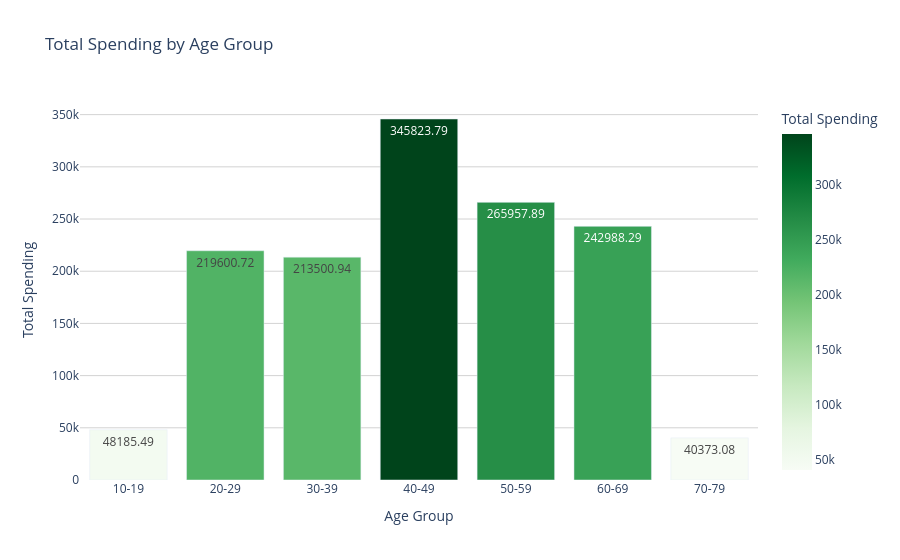

Notebook cell for this chart:
### Code cell
# Ensure the 'Amount' column is numeric
final_combined_dataset['Amount'] = pd.to_numeric(final_combined_dataset['Amount'], errors='coerce')

# Create age bins (10-year intervals)
age_bins = pd.cut(final_combined_dataset['Age'], bins=range(0, 101, 10), right=False, labels=["0-9", "10-19", "20-29", "30-39", "40-49", "50-59", "60-69", "70-79", "80-89", "90-99"])

# Add the 'AgeBin' to the dataframe
final_combined_dataset['AgeBin'] = age_bins

# Group by TransactionID to ensure unique transactions and calculate the sum of Amount for each transaction
unique_transaction_sales = final_combined_dataset.groupby('TransactionID').agg({'Amount': 'sum'}).reset_index()

# Now group by AgeBin and calculate the total spending (sum of Amount) and unique customer count per AgeBin
age_bin_spending = final_combined_dataset.groupby('AgeBin', observed=True).agg({
    'Amount': 'sum',  # Sum the amount for each AgeBin
    'CustomerID': 'nunique'  # Count unique CustomerID per AgeBin
}).reset_index()

# Plotting the bar chart for total spending by Age Group
fig = px.bar(
    age_bin_spending,
    x='AgeBin',
    y='Amount',
    title="Total Spending by Age Group",
    labels={'Amount': 'Total Spending', 'AgeBin': 'Age Group'},
    color='Amount',  # Color by total spending amount
    color_continuous_scale='Greens',  # Using a green gradient where darkest = highest spending
    text='Amount',  # Add total spending as annotations on the bars
)

# Update layout to improve readability
fig.update_traces(hovertemplate='Age Group: %{x}<br>Spending: %{y}<extra></extra>')  # Custom hover text

# Update layout to add horizontal gridlines
fig.update_layout(
    plot_bgcolor='white',
    xaxis_title="Age Group",
    yaxis_title="Total Spending",
    yaxis=dict(
        showgrid=True,  # Enable horizontal gridlines
        gridcolor='lightgray'  # Set the grid color to light gray
    ),
    showlegend=False,  # Hide the legend for a cleaner look
)

# Show the figure
fig.show()

### Figure 1 — Plotly figure (JSON) as saved in the notebook; plotly's stock layout.template omitted (floating-point values rounded to 4 significant figures)
{"data": [{"alignmentgroup": "True", "hovertemplate": "Age Group: %{x}<br>Spending: %{y}<extra></extra>", "legendgroup": "", "marker": {"color": [48190.0, 219600.0, 213500.0, 345800.0, 266000.0, 243000.0, 40370.0], "coloraxis": "coloraxis", "pattern": {"shape": ""}}, "name": "", "offsetgroup": "", "orientation": "v", "showlegend": false, "text": [48190.0, 219600.0, 213500.0, 345800.0, 266000.0, 243000.0, 40370.0], "textposition": "auto", "type": "bar", "x": ["10-19", "20-29", "30-39", "40-49", "50-59", "60-69", "70-79"], "xaxis": "x", "y": [48190.0, 219600.0, 213500.0, 345800.0, 266000.0, 243000.0, 40370.0], "yaxis": "y"}], "layout": {"autosize": true, "barmode": "relative", "coloraxis": {"colorbar": {"title": {"text": "Total Spending"}}, "colorscale": [[0, "rgb(247,252,245)"], [0.125, "rgb(229,245,224)"], [0.25, "rgb(199,233,192)"], [0.375, "rgb(161,217,155)"], [0.5, "rgb(116,196,118)"], [0.625, "rgb(65,171,93)"], [0.75, "rgb(35,139,69)"], [0.875, "rgb(0,109,44)"], [1, "rgb(0,68,27)"]]}, "legend": {"tracegroupgap": 0}, "plot_bgcolor": "white", "showlegend": false, "title": {"text": "Total Spending by Age Group"}, "xaxis": {"anchor": "y", "autorange": true, "domain": [0, 1], "range": [-0.5, 6.5], "title": {"text": "Age Group"}, "type": "category"}, "yaxis": {"anchor": "x", "autorange": true, "domain": [0, 1], "gridcolor": "lightgray", "range": [0, 364000.0], "showgrid": true, "title": {"text": "Total Spending"}, "type": "linear"}}}
